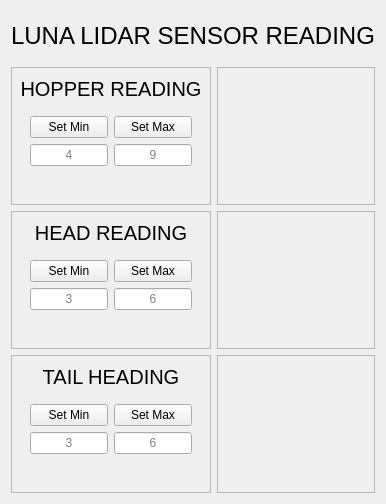
         <widget class="QWidget" name="page_2">
          <layout class="QGridLayout" name="gridLayout_2">
           <item row="2" column="0">
            <widget class="QFrame" name="frame_3">
             <property name="minimumSize">
              <size>
               <width>200</width>
               <height>0</height>
              </size>
             </property>
             <property name="maximumSize">
              <size>
               <width>200</width>
               <height>16777215</height>
              </size>
             </property>
             <property name="frameShape">
              <enum>QFrame::StyledPanel</enum>
             </property>
             <property name="frameShadow">
              <enum>QFrame::Raised</enum>
             </property>
             <layout class="QVBoxLayout" name="verticalLayout_7">
              <item>
               <widget class="QLabel" name="label_11">
                <property name="font">
                 <font>
                  <pointsize>15</pointsize>
                 </font>
                </property>
                <property name="text">
                 <string>HEAD READING</string>
                </property>
                <property name="alignment">
                 <set>Qt::AlignCenter</set>
                </property>
               </widget>
              </item>
              <item>
               <widget class="QWidget" name="widget_4" native="true">
                <layout class="QGridLayout" name="gridLayout_12">
                 <item row="0" column="1">
                  <widget class="QPushButton" name="setMaxHead">
                   <property name="text">
                    <string>Set Max</string>
                   </property>
                  </widget>
                 </item>
                 <item row="0" column="0">
                  <widget class="QPushButton" name="setMinHead">
                   <property name="text">
                    <string>Set Min</string>
                   </property>
                  </widget>
                 </item>
                 <item row="1" column="0">
                  <widget class="QLineEdit" name="getMinHead">
                   <property name="alignment">
                    <set>Qt::AlignCenter</set>
                   </property>
                   <property name="placeholderText">
                    <string>3</string>
                   </property>
                  </widget>
                 </item>
                 <item row="1" column="1">
                  <widget class="QLineEdit" name="getMaxHead">
                   <property name="alignment">
                    <set>Qt::AlignCenter</set>
                   </property>
                   <property name="placeholderText">
                    <string>6</string>
                   </property>
                  </widget>
                 </item>
                </layout>
               </widget>
              </item>
              <item>
               <widget class="QLabel" name="label_12">
                <property name="text">
                 <string/>
                </property>
                <property name="alignment">
                 <set>Qt::AlignCenter</set>
                </property>
               </widget>
              </item>
             </layout>
            </widget>
           </item>
           <item row="3" column="1">
            <widget class="QFrame" name="frame_6">
             <property name="frameShape">
              <enum>QFrame::StyledPanel</enum>
             </property>
             <property name="frameShadow">
              <enum>QFrame::Raised</enum>
             </property>
            </widget>
           </item>
           <item row="2" column="1">
            <widget class="QFrame" name="frame_4">
             <property name="frameShape">
              <enum>QFrame::StyledPanel</enum>
             </property>
             <property name="frameShadow">
              <enum>QFrame::Raised</enum>
             </property>
            </widget>
           </item>
           <item row="1" column="1">
            <widget class="QFrame" name="frame">
             <property name="frameShape">
              <enum>QFrame::StyledPanel</enum>
             </property>
             <property name="frameShadow">
              <enum>QFrame::Raised</enum>
             </property>
            </widget>
           </item>
           <item row="0" column="0" colspan="2">
            <widget class="QLabel" name="label_3">
             <property name="sizePolicy">
              <sizepolicy hsizetype="Expanding" vsizetype="Preferred">
               <horstretch>0</horstretch>
               <verstretch>0</verstretch>
              </sizepolicy>
             </property>
             <property name="minimumSize">
              <size>
               <width>0</width>
               <height>50</height>
              </size>
             </property>
             <property name="maximumSize">
              <size>
               <width>16777215</width>
               <height>50</height>
              </size>
             </property>
             <property name="font">
              <font>
               <pointsize>18</pointsize>
              </font>
             </property>
             <property name="text">
              <string>LUNA LIDAR SENSOR READING</string>
             </property>
             <property name="alignment">
              <set>Qt::AlignCenter</set>
             </property>
            </widget>
           </item>
           <item row="1" column="0">
            <widget class="QFrame" name="frame_2">
             <property name="minimumSize">
              <size>
               <width>150</width>
               <height>0</height>
              </size>
             </property>
             <property name="maximumSize">
              <size>
               <width>200</width>
               <height>16777215</height>
              </size>
             </property>
             <property name="frameShape">
              <enum>QFrame::StyledPanel</enum>
             </property>
             <property name="frameShadow">
              <enum>QFrame::Raised</enum>
             </property>
             <layout class="QVBoxLayout" name="verticalLayout_6">
              <item>
               <widget class="QLabel" name="label_2">
                <property name="font">
                 <font>
                  <pointsize>15</pointsize>
                 </font>
                </property>
                <property name="text">
                 <string>HOPPER READING</string>
                </property>
                <property name="alignment">
                 <set>Qt::AlignCenter</set>
                </property>
               </widget>
              </item>
              <item>
               <widget class="QWidget" name="widget_2" native="true">
                <layout class="QGridLayout" name="gridLayout_11">
                 <item row="0" column="1">
                  <widget class="QPushButton" name="setMaxHopper">
                   <property name="text">
                    <string>Set Max</string>
                   </property>
                  </widget>
                 </item>
                 <item row="0" column="0">
                  <widget class="QPushButton" name="setMinHopper">
                   <property name="text">
                    <string>Set Min</string>
                   </property>
                  </widget>
                 </item>
                 <item row="1" column="0">
                  <widget class="QLineEdit" name="getMinHopper">
                   <property name="alignment">
                    <set>Qt::AlignCenter</set>
                   </property>
                   <property name="placeholderText">
                    <string>4</string>
                   </property>
                  </widget>
                 </item>
                 <item row="1" column="1">
                  <widget class="QLineEdit" name="getMaxHopper">
                   <property name="alignment">
                    <set>Qt::AlignCenter</set>
                   </property>
                   <property name="placeholderText">
                    <string>9</string>
                   </property>
                  </widget>
                 </item>
                </layout>
               </widget>
              </item>
              <item>
               <widget class="QLabel" name="label_5">
                <property name="text">
                 <string/>
                </property>
                <property name="alignment">
                 <set>Qt::AlignCenter</set>
                </property>
               </widget>
              </item>
             </layout>
            </widget>
           </item>
           <item row="3" column="0">
            <widget class="QFrame" name="frame_5">
             <property name="minimumSize">
              <size>
               <width>200</width>
               <height>0</height>
              </size>
             </property>
             <property name="maximumSize">
              <size>
               <width>200</width>
               <height>16777215</height>
              </size>
             </property>
             <property name="frameShape">
              <enum>QFrame::StyledPanel</enum>
             </property>
             <property name="frameShadow">
              <enum>QFrame::Raised</enum>
             </property>
             <layout class="QVBoxLayout" name="verticalLayout_8">
              <item>
               <widget class="QLabel" name="label_13">
                <property name="font">
                 <font>
                  <pointsize>15</pointsize>
                 </font>
                </property>
                <property name="text">
                 <string>TAIL HEADING</string>
                </property>
                <property name="alignment">
                 <set>Qt::AlignCenter</set>
                </property>
               </widget>
              </item>
              <item>
               <widget class="QWidget" name="widget_5" native="true">
                <layout class="QGridLayout" name="gridLayout_13">
                 <item row="0" column="1">
                  <widget class="QPushButton" name="setMaxTail">
                   <property name="text">
                    <string>Set Max</string>
                   </property>
                  </widget>
                 </item>
                 <item row="0" column="0">
                  <widget class="QPushButton" name="setMinTail">
                   <property name="text">
                    <string>Set Min</string>
                   </property>
                  </widget>
                 </item>
                 <item row="1" column="0">
                  <widget class="QLineEdit" name="getMinTail">
                   <property name="alignment">
                    <set>Qt::AlignCenter</set>
                   </property>
                   <property name="placeholderText">
                    <string>3</string>
                   </property>
                  </widget>
                 </item>
                 <item row="1" column="1">
                  <widget class="QLineEdit" name="getMaxTail">
                   <property name="alignment">
                    <set>Qt::AlignCenter</set>
                   </property>
                   <property name="placeholderText">
                    <string>6</string>
                   </property>
                  </widget>
                 </item>
                </layout>
               </widget>
              </item>
              <item>
               <widget class="QLabel" name="label_14">
                <property name="text">
                 <string/>
                </property>
                <property name="alignment">
                 <set>Qt::AlignCenter</set>
                </property>
               </widget>
              </item>
             </layout>
            </widget>
           </item>
          </layout>
         </widget>
